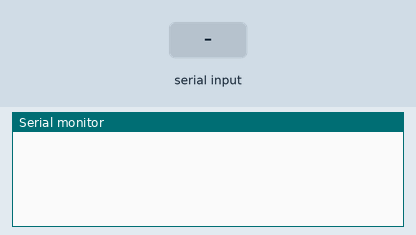
The sketch below on a simulated ESP32. Shown: the last lines printed to the serial monitor. The test bench sets the inputs (shaded band).

Above: at 1.2 s.
1.3 s: "1\n" received over the second serial link
At 2.4 s:
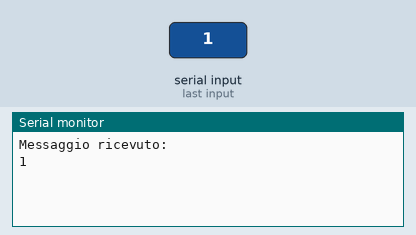
2.8 s: "0\n" received over the second serial link
At 3.5 s:
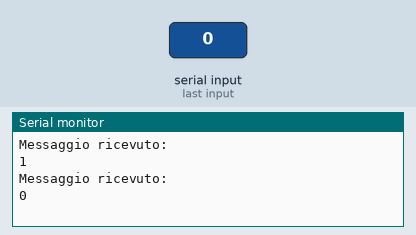
4.3 s: "2\n" received over the second serial link
At 4.7 s:
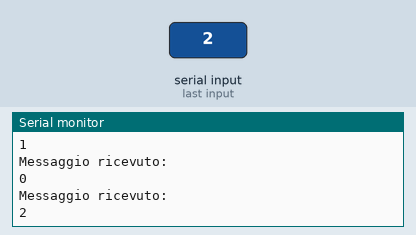

Measured:
- after the input at 1.3 s, the serial monitor: prints a new line at once (image 1)
- after the input at 2.8 s, the serial monitor: prints a new line at once (image 2)
- after the input at 4.3 s, the serial monitor: prints a new line at once (image 3)

The sketch:

uart_esp32.ino
```cpp
// PIN SETUP

// MPU6050
// SCL 1 SDA 2

// UNO
// TX  17
// RX  18


void setup() {
  Serial.begin(115200);
  Serial1.begin(9600, SERIAL_8N1, 18, 17);  // RX TX
}

void loop() {
  if (Serial1.available()){
    Serial.println("Messaggio ricevuto:");
    Serial.println(Serial1.readStringUntil('\n'));
  }
}
```
